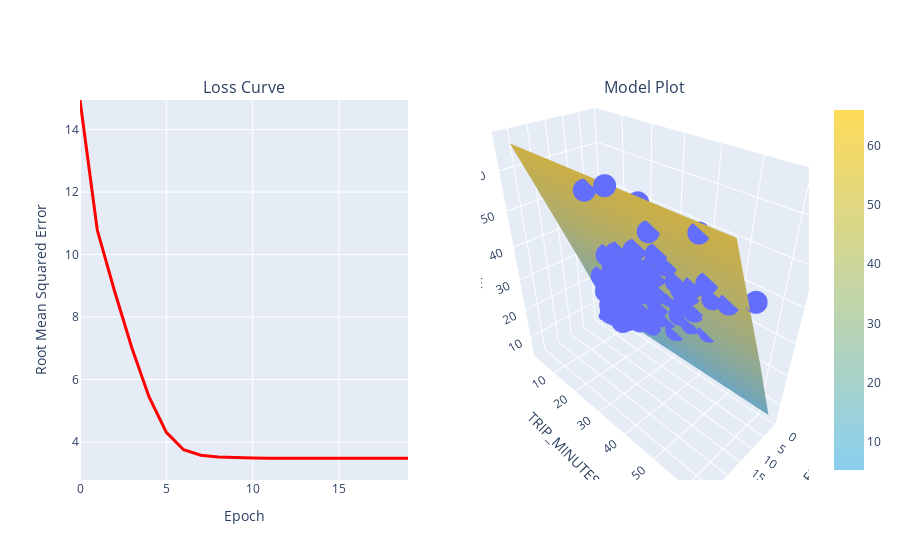

Notebook source saved alongside this figure:
### Code cell
#@title Code - Experiment 3

# The following variables are the hyperparameters.
learning_rate = 0.001
epochs = 20
batch_size = 50

training_df.loc[:, 'TRIP_MINUTES'] = training_df['TRIP_SECONDS']/60

features = ['TRIP_MILES', 'TRIP_MINUTES']
label = 'FARE'

model_2 = run_experiment(training_df, features, label, learning_rate, epochs, batch_size)

### Figure 1 — Plotly figure (JSON) as saved in the notebook; plotly's stock layout.template omitted (floating-point values rounded to 4 significant figures; data arrays with more than 128 entries replaced by an {"elided": "..."} marker saying what was removed)
{"data": [{"hovertemplate": "TRIP_MILES=%{x}<br>TRIP_MINUTES=%{y}<br>FARE=%{z}<extra></extra>", "legendgroup": "", "marker": {"color": "#636efa", "symbol": "circle"}, "mode": "markers", "name": "", "scene": "scene", "showlegend": false, "x": {"elided": "200 float values"}, "y": {"elided": "200 float values"}, "z": {"elided": "200 float values"}, "type": "scatter3d"}, {"colorscale": [[0, "#89CFF0"], [1, "#FFDB58"]], "x": [0.56, 10.86, 26.05], "y": [1.933, 30.53, 63.0], "z": [[5.242, 30.39, 66.01], [5.242, 30.39, 66.01], [5.242, 30.39, 66.01]], "type": "surface", "scene": "scene"}, {"hovertemplate": "x=%{x}<br>y=%{y}<extra></extra>", "legendgroup": "", "line": {"color": "#ff0000", "dash": "solid", "width": 3}, "marker": {"symbol": "circle"}, "mode": "lines", "name": "", "orientation": "v", "showlegend": false, "x": [0, 1, 2, 3, 4, 5, 6, 7, 8, 9, 10, 11, 12, 13, 14, 15, 16, 17, 18, 19], "xaxis": "x", "y": [14.95, 10.78, 8.833, 7.016, 5.442, 4.307, 3.75, 3.575, 3.522, 3.499, 3.488, 3.482, 3.48, 3.479, 3.478, 3.479, 3.478, 3.478, 3.479, 3.479], "yaxis": "y", "type": "scatter"}], "layout": {"xaxis": {"anchor": "y", "domain": [0.0, 0.45], "title": {"text": "Epoch"}}, "yaxis": {"anchor": "x", "domain": [0.0, 1.0], "title": {"text": "Root Mean Squared Error"}, "range": [2.782, 14.95]}, "scene": {"domain": {"x": [0.55, 1.0], "y": [0.0, 1.0]}, "xaxis": {"title": {"text": "TRIP_MILES"}}, "yaxis": {"title": {"text": "TRIP_MINUTES"}}, "zaxis": {"title": {"text": "FARE"}}}, "annotations": [{"font": {"size": 16}, "showarrow": false, "text": "Loss Curve", "x": 0.225, "xanchor": "center", "xref": "paper", "y": 1.0, "yanchor": "bottom", "yref": "paper"}, {"font": {"size": 16}, "showarrow": false, "text": "Model Plot", "x": 0.775, "xanchor": "center", "xref": "paper", "y": 1.0, "yanchor": "bottom", "yref": "paper"}]}}
